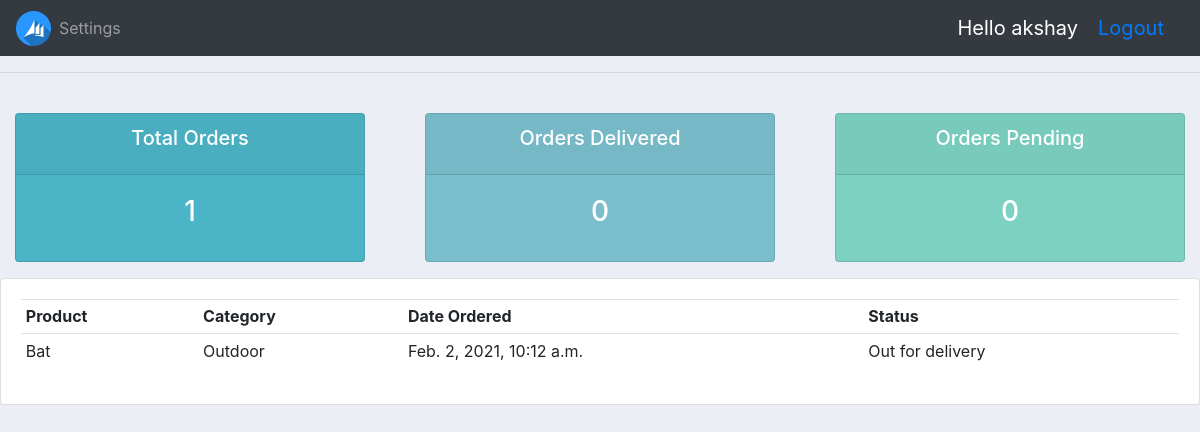
Screenshot of /user/ (signed in) with the database file from the repository.
### accounts/models.py (models this page shows, shortened)
class Order(models.Model):
	STATUS = (
			('Pending','Pending'),
			('Out for delivery','Out for delivery'),
			('Delivered','Delivered')
		)
	customer = models.ForeignKey(Customer,null=True,on_delete= models.SET_NULL)
	product =	models.ForeignKey(Product,null=True,on_delete= models.SET_NULL)
	date_created = models.DateTimeField(auto_now_add =True,null=True)
	status = models.CharField(max_length =200,null=True,choices = STATUS)

class Product(models.Model):
	CATEGORY = (
			('Indoor','Indoor'),
			('Outdoor','Outdoor'),
		)
	name = models.CharField(max_length =200,null=True)
	price = models.FloatField(null=True)
	category = models.CharField(max_length =200,null=True,choices = CATEGORY)
	description = models.CharField(max_length =200,null=True,blank = True)
	date_created = models.DateTimeField(auto_now_add =True,null=True)
	tags = models.ManyToManyField(Tag)
	def __str__(self):
		return self.name

### accounts/decorators.py (the view)
		def wrapper_func(request,*args,**kwargs):
			group = None
			if request.user.groups.exists():
				group = request.user.groups.all()[0].name
			if group in allowed_roles:
				return view_func(request,*args,**kwargs)
			else:
				return HttpResponse('You are not authorized to view this page')

### accounts/views.py (called while the page is built)
@login_required(login_url='login')
@allowed_user(allowed_roles=['customer'])
def userpage(request):
	orders = request.user.customer.order_set.all()
	customers = Customer.objects.all()
	total_orders = orders.count()
	delivered = orders.filter(status ='Delivered').count()
	pending = orders.filter(status ='Pending').count()
	context = {'orders':orders,'total_orders':total_orders,
				'delivered':delivered,
				'pending':pending}
	return render(request,'accounts/user.html',context)

### accounts/templates/accounts/user.html
{% extends 'accounts/main.html' %}
{% block content%}
{% include 'accounts/status.html' %}
<div class = "row">
	<div class ="col-md">
	<div class = "card card-body">
			<table class = "table table-sm">
				<tr>
					<th>Product</th>
					<th>Category</th>
					<th>Date Ordered</th>
					<th>Status</th>
				</tr>
				{% for order in orders %}
				<tr>
					<td> {{order.product}}</td>
					<td> {{order.product.category}}</td>
					<td> {{order.date_created}}</td>
					<td> {{order.status}}</td>
				</tr>
				{% endfor %}
			</table>
	</div>
</div>
</div>
{% endblock %}

### accounts/templates/accounts/navbar.html (shortened to what this page needs)
{% load static %}
<nav class="navbar navbar-expand-lg navbar-dark bg-dark">
 <img src="{% static 'images/crm.png' %}" height = 35px>
  <div class="collapse navbar-collapse" id="navbarNav">
    <ul class="navbar-nav">
      {% if request.user.is_staff %}
      <li class="nav-item active">
        <a class="nav-link" href="{% url 'home' %}">Dashboard</a>
      </li>
      <li class="nav-item">
        <a class="nav-link" href="{% url 'customer' %}">Customer</a>
      </li>
      <li class="nav-item">
        <a class="nav-link" href="{% url 'product' %}">Products</a>
      </li>
      <li class="nav-item">
        <a class="nav-link" href="{% url 'order' %}">Orders</a>
      </li>
      {% else %}
      <li class="nav-item">
        <a class="nav-link" href="{% url 'account' %}">Settings</a>
      </li>
      {% endif %}
    </ul>
  </div>
  <span class = "hello-msg">Hello {{request.user}}</span>
  <span class = "hello-msg"> <a href= "{% url 'logout' %}">Logout</a></span>
</nav>

### static/css/main.css (style rules this page uses)
body { background-color:#ebeff5; }

### accounts/templates/accounts/navbar.html (style rules this page uses)
.hello-msg { font-size: 20px; color: #fff; margin-right: 20px }

### rows the page displays
Order: product "Bat", product.category "Outdoor", date_created "Feb. 2, 2021, 10:12 a.m.", status "Out for delivery"

### other values shown
{{ request.user }} "akshay"
{{ total_orders }} "1"
{{ delivered }} "0"
{{ pending }} "0"
